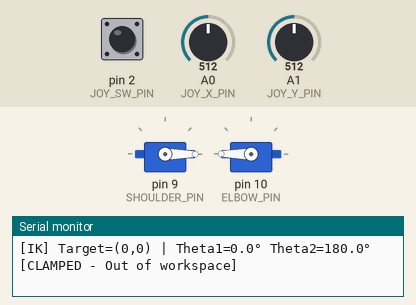
Simulated run of this sketch. Board: Arduino Uno, built with avr-gcc and run on an emulated ATmega328P. Shown: 2 × servo, the last lines printed to the serial monitor. The test bench sets the inputs (shaded band); at power-on: A0 (JOY_X_PIN) = 512, A1 (JOY_Y_PIN) = 512, pin 2 (JOY_SW_PIN) HIGH.

Above: at 1.7 s.
1.8 s: A0 (JOY_X_PIN) set to 716
At 3.0 s:
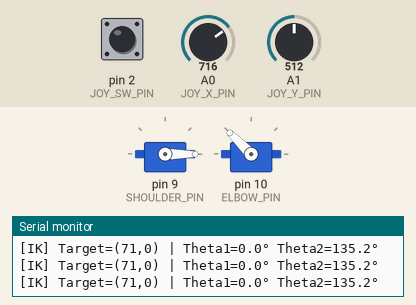
3.3 s: A1 (JOY_Y_PIN) set to 716
At 4.0 s:
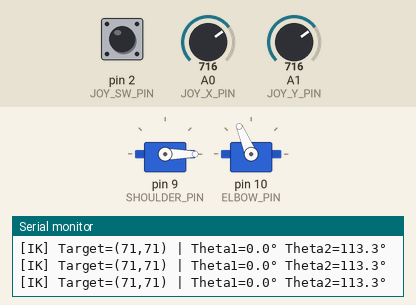
4.8 s: pin 2 (JOY_SW_PIN) pulled LOW for 0.15 s
At 5.5 s:
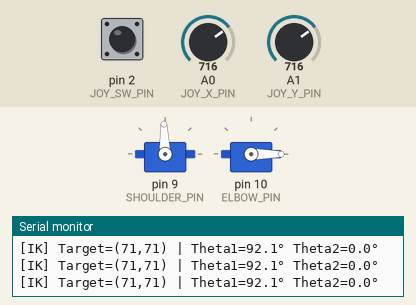
6.4 s: A0 (JOY_X_PIN) set to 900
At 7.5 s:
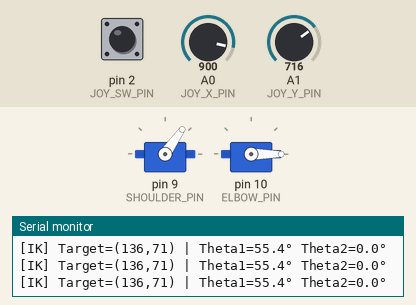
7.9 s: pin 2 (JOY_SW_PIN) pulled LOW for 1 s
At 9.0 s:
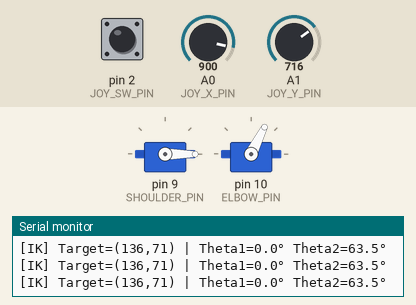
10.4 s: A1 (JOY_Y_PIN) set to 170
At 11.5 s:
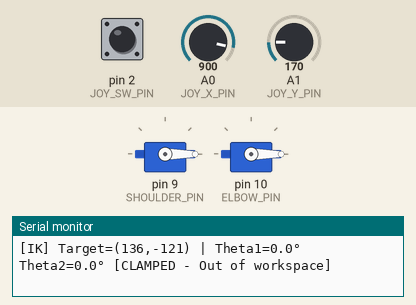
Timing chart, 0 to 12.9 s (numbered marks = the images above; inputs shaded):
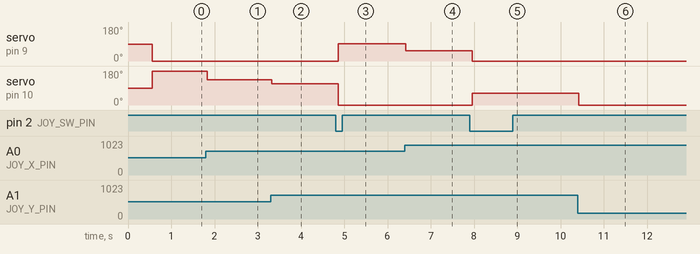

Measured:
- after the input at 1.8 s, servo on pin 10 (ELBOW_PIN): 180° → 135° at once
- after the input at 3.3 s, servo on pin 10 (ELBOW_PIN): 135° → 113° at once
- after the input at 4.8 s, servo on pin 9 (SHOULDER_PIN): 0° → 92° after 0.06 s; servo on pin 10 (ELBOW_PIN): 113° → 0° after 0.06 s
- after the input at 6.4 s, servo on pin 9 (SHOULDER_PIN): 92° → 55° at once
- after the input at 7.9 s, servo on pin 9 (SHOULDER_PIN): 55° → 0° after 0.06 s; servo on pin 10 (ELBOW_PIN): 0° → 63° after 0.06 s
- after the input at 10.4 s, servo on pin 10 (ELBOW_PIN): 63° → 0° at once

The sketch:

Day_61_Inverse_Kinematics.ino
```cpp
/*
 * 100 Projects with Arduino - Day 61
 * Project: Robotic Arm 2-DOF Inverse Kinematics (Geometric IK Solver)
 *
 * DESCRIPTION:
 * This project implements a 2-Degrees-of-Freedom (2-DOF) robotic arm controlled
 * by a joystick in Cartesian space. Instead of directly mapping joystick position
 * to servo angles (forward kinematics), we use INVERSE KINEMATICS (IK) to compute
 * the required joint angles (theta1, theta2) for any target (x, y) coordinate.
 *
 * ARM GEOMETRY:
 *   - Link 1 (upper arm): length L1 (mm)
 *   - Link 2 (forearm):   length L2 (mm)
 *   - Base: shoulder servo
 *   - Elbow: elbow servo
 *   - End effector: gripper tip (goal position)
 *
 * GEOMETRIC IK SOLUTION:
 *  1. Distance from shoulder to target:
 *     d = sqrt(x^2 + y^2)
 *
 *  2. Elbow angle (Law of Cosines):
 *     cos(theta2) = (d^2 - L1^2 - L2^2) / (2 * L1 * L2)
 *     theta2 = acos(cos_theta2)         [0 degrees = fully extended]
 *
 *  3. Shoulder angle:
 *     k1 = L1 + L2 * cos(theta2)
 *     k2 = L2 * sin(theta2)
 *     theta1 = atan2(y, x) - atan2(k2, k1)
 *
 *  4. "Elbow-up" vs "elbow-down" configuration:
 *     Two valid solutions exist for any reachable point.
 *     We use "elbow-up" (theta2 positive = arm bends upward).
 *
 * WORKSPACE REACHABILITY:
 *   The arm can only reach points where |L1 - L2| <= d <= L1 + L2.
 *   Points outside this annular region are singularities; we clamp d to valid range.
 *
 * WIRING:
 *   Joystick VRx -> A0
 *   Joystick VRy -> A1
 *   Joystick SW  -> D2 (optional button for elbow-up/elbow-down toggle)
 *   Shoulder Servo signal -> D9
 *   Elbow Servo signal    -> D10
 */

#include <Servo.h>

// --- ARM LINK LENGTHS (millimeters) ---
const float L1 = 100.0f;  // Upper arm length (mm)
const float L2 = 80.0f;   // Forearm length (mm)

// --- SERVO OBJECTS ---
Servo shoulderServo;
Servo elbowServo;

// --- SERVO PINS ---
const int SHOULDER_PIN = 9;
const int ELBOW_PIN = 10;

// --- JOYSTICK PINS ---
const int JOY_X_PIN = A0;
const int JOY_Y_PIN = A1;
const int JOY_SW_PIN = 2;

// --- WORKSPACE LIMITS (mm) ---
// X: forward/back from shoulder (0 to L1+L2)
// Y: height above/below shoulder (-L1 to L1+L2)
const float X_MIN = -(L1 + L2);
const float X_MAX = (L1 + L2);
const float Y_MIN = -(L1 + L2);
const float Y_MAX = (L1 + L2);

// --- SERVO ANGLE LIMITS (degrees) ---
const int SERVO_MIN_DEG = 0;
const int SERVO_MAX_DEG = 180;

// --- ELBOW CONFIGURATION ---
bool elbowUp = true;  // true = elbow-up solution

// --- INVERSE KINEMATICS ---
struct IKResult {
  float theta1_deg;  // Shoulder angle (degrees)
  float theta2_deg;  // Elbow angle (degrees)
  bool reachable;    // Whether target is within workspace
};

IKResult solveIK(float x, float y) {
  IKResult result;

  float d_sq = x * x + y * y;
  float d = sqrt(d_sq);

  // Clamp d to reachable workspace annulus
  float d_min = fabsf(L1 - L2) + 0.01f;  // Avoid singularity at full stretch / full fold
  float d_max = L1 + L2 - 0.01f;
  result.reachable = (d >= d_min && d <= d_max);
  if (d < d_min) d = d_min;
  if (d > d_max) d = d_max;

  // Step 1: Law of cosines for elbow angle
  float cos_theta2 = (d_sq - L1 * L1 - L2 * L2) / (2.0f * L1 * L2);
  // Clamp to [-1, 1] to avoid NaN in acos due to floating point errors
  cos_theta2 = constrain(cos_theta2, -1.0f, 1.0f);
  float theta2_rad = acos(cos_theta2);  // [0, pi]

  // Elbow-up = positive theta2, Elbow-down = negative theta2
  if (!elbowUp) theta2_rad = -theta2_rad;

  // Step 2: Shoulder angle
  float k1 = L1 + L2 * cos(theta2_rad);
  float k2 = L2 * sin(theta2_rad);
  float theta1_rad = atan2(y, x) - atan2(k2, k1);

  // Convert radians to degrees
  result.theta1_deg = degrees(theta1_rad);
  result.theta2_deg = degrees(theta2_rad);

  // Clamp to servo limits
  result.theta1_deg = constrain(result.theta1_deg, SERVO_MIN_DEG, SERVO_MAX_DEG);
  result.theta2_deg = constrain(result.theta2_deg, SERVO_MIN_DEG, SERVO_MAX_DEG);

  return result;
}

void setup() {
  Serial.begin(9600);

  shoulderServo.attach(SHOULDER_PIN);
  elbowServo.attach(ELBOW_PIN);

  // Move to neutral position (arm pointing straight up)
  shoulderServo.write(90);
  elbowServo.write(90);
  delay(500);

  pinMode(JOY_SW_PIN, INPUT_PULLUP);

  Serial.println(F("[IK] 2-DOF Robotic Arm Inverse Kinematics active."));
  Serial.print(F("[IK] L1 = "));
  Serial.print(L1);
  Serial.print(F(" mm, L2 = "));
  Serial.println(L2);
  Serial.print(F("[IK] Workspace radius: "));
  Serial.print(fabsf(L1 - L2));
  Serial.print(F(" to "));
  Serial.print(L1 + L2);
  Serial.println(F(" mm"));
}

void loop() {
  // Read joystick and map to target coordinate space
  int rawX = analogRead(JOY_X_PIN);
  int rawY = analogRead(JOY_Y_PIN);

  // Map joystick to workspace coordinates
  float targetX = map(rawX, 0, 1023, (int)X_MIN, (int)X_MAX);
  float targetY = map(rawY, 0, 1023, (int)Y_MIN, (int)Y_MAX);

  // Toggle elbow-up/elbow-down on button press
  static bool lastBtn = HIGH;
  bool curBtn = digitalRead(JOY_SW_PIN);
  if (curBtn == LOW && lastBtn == HIGH) {
    elbowUp = !elbowUp;
    Serial.print(F("[IK] Elbow config: "));
    Serial.println(elbowUp ? F("UP") : F("DOWN"));
    delay(50);  // Debounce
  }
  lastBtn = curBtn;

  // Solve IK
  IKResult ik = solveIK(targetX, targetY);

  // Write servo angles
  shoulderServo.write((int)ik.theta1_deg);
  elbowServo.write((int)ik.theta2_deg);

  // Serial telemetry (throttled)
  static unsigned long lastPrint = 0;
  if (millis() - lastPrint >= 200) {
    lastPrint = millis();
    Serial.print(F("[IK] Target=("));
    Serial.print(targetX, 0);
    Serial.print(F(","));
    Serial.print(targetY, 0);
    Serial.print(F(") | Theta1="));
    Serial.print(ik.theta1_deg, 1);
    Serial.print(F("° Theta2="));
    Serial.print(ik.theta2_deg, 1);
    Serial.print(F("°"));
    if (!ik.reachable) Serial.print(F(" [CLAMPED - Out of workspace]"));
    Serial.println();
  }

  delay(20);  // 50 Hz update rate
}
```
